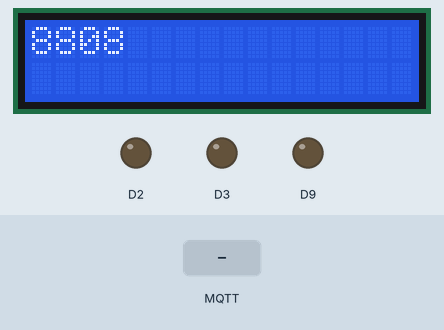
A sketch run on a simulated Arduino Uno R4 WiFi. Shown: 16×2 character LCD, output pins drawn as LEDs (lit = HIGH). The test bench sets the inputs (shaded band). WiFi joins after 1.5 s; servers stay silent unless stated; random numbers use the default seed unless the sketch sets one; no MQTT or app messages arrive unless stated; what the sketch prints to the serial monitor is not drawn.

Above: at 3.8 s.
3.9 s: MQTT message "1" arrives on the first subscribed topic
At 4.7 s:
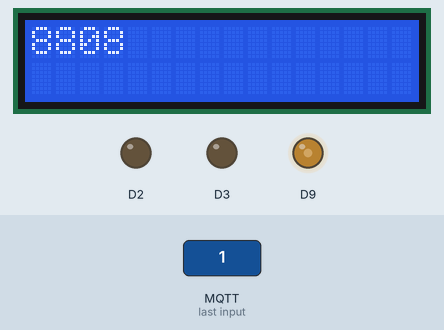
6.9 s: MQTT message "0" arrives on the first subscribed topic
At 9.75 s:
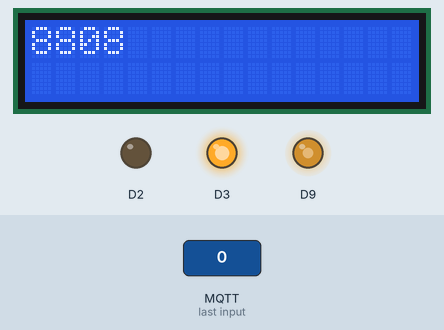
9.9 s: MQTT message "2" arrives on the first subscribed topic
At 14.7 s:
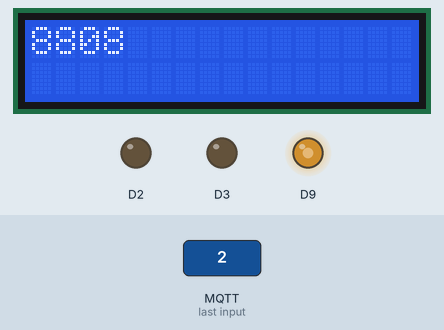
Timing chart, 0 to 16.2 s (numbered marks = the images above; inputs shaded):
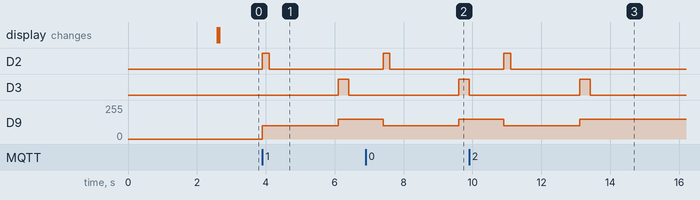

Measured:
- after the input at 3.9 s, D2: LOW → HIGH at once, → LOW 0.20 s later; D3: LOW → HIGH after 2.2 s, → LOW 0.31 s later; D9: 0/255 → 100/255 at once, → 150/255 2.2 s later
- after the input at 6.9 s, D2: LOW → HIGH after 0.51 s, → LOW 0.20 s later; D3: LOW → HIGH after 2.7 s; D9: 150/255 → 100/255 after 0.51 s, → 150/255 2.2 s later
- after the input at 9.9 s, D2: LOW → HIGH after 1.0 s, → LOW 0.20 s later; D9: 150/255 → 100/255 after 1.0 s, → 150/255 2.2 s later

The sketch:

peet.ino
```cpp
// Library
#include <LCD_I2C.h>
#include <WiFiS3.h>
#include <PubSubClient.h>

//Lcd variable
LCD_I2C lcd(0x27, 16, 2);

//mqtt variable
const char MQTT_BROKER_ADRRESS[] = "phycom.it.kmitl.ac.th";  // CHANGE TO MQTT BROKER'S ADDRESS
const int MQTT_PORT = 1883;
const String MQTT_CLIENT_ID = String(random(1000, 9999));

const String SUBSCRIBE_TOPIC = "Phycom/Peet/" + MQTT_CLIENT_ID;

WiFiClient network;
PubSubClient client(network);

// abstract Function
void showLCD();
void connectWifi();
void connectMqtt();
void spin(char* topic, byte* payload, unsigned int length);

// Default function
void setup() {
  Serial.begin(9600);
  lcd.begin();
  lcd.backlight();

  pinMode(2, OUTPUT);
  pinMode(3, OUTPUT);
  pinMode(9,  OUTPUT);

  showLCD("Starting.", "");
  delay(1000);
  connectWifi();
  connectMqtt();
}

void loop() {
  client.loop();
}

// Function
void showLCD(String text1, String text2) {
  lcd.clear();
  lcd.print(text1);
  lcd.setCursor(0, 1);
  lcd.print(text2);
}

void connectWifi() {
  const char* ssid = "2.4G_LIA-2101";   // Your SSID
  const char* password = "0950812772";  // Your Password

  WiFi.begin(ssid, password);

  while (WiFi.status() != WL_CONNECTED) {
    delay(500);
    showLCD("Waiting WiFi.", "");
    delay(500);
    showLCD("Waiting WiFi..", "");
    delay(500);
    showLCD("Waiting WiFi...", "");
  }

  showLCD("WiFi Connected.", "");
}

void connectMqtt() {
  // Connect to the MQTT broker
  client.setServer(MQTT_BROKER_ADRRESS, MQTT_PORT);

  // Create a handler for incoming messages
  client.setCallback(spin);

  while (!client.connected()) {
    Serial.print("Attempting MQTT connection...");
    // Attempt to connect
    if (client.connect(MQTT_CLIENT_ID.c_str())) {
      showLCD(MQTT_CLIENT_ID, "");
      Serial.println(SUBSCRIBE_TOPIC.c_str());
      client.subscribe(SUBSCRIBE_TOPIC.c_str());
    } else {
      showLCD("Waiting.", "");
      delay(5000);
    }
  }
}

void spin(char* topic, byte* payload, unsigned int length) {
  analogWrite(9, 100);
  digitalWrite(2, HIGH);
  digitalWrite(3, LOW);

  delay(200);

  digitalWrite(2, LOW);
  digitalWrite(3, LOW);

  delay(2000);

  analogWrite(9, 150);
  digitalWrite(2, LOW);
  digitalWrite(3, HIGH);

  delay(305);

  digitalWrite(2, LOW);
  digitalWrite(3, LOW);

  digitalWrite(2, LOW);
  digitalWrite(3, LOW);

  delay(1000);
}
```
